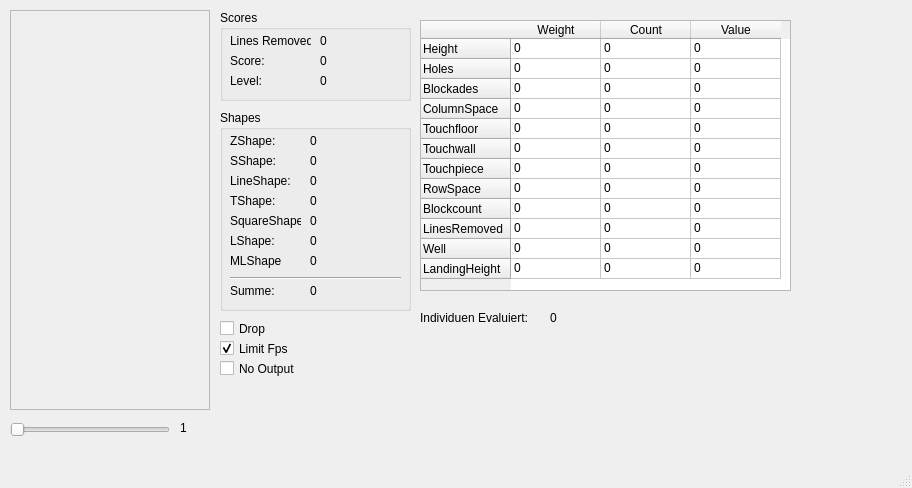
<?xml version="1.0" encoding="UTF-8"?>
<ui version="4.0">
 <class>MainWindow</class>
 <widget class="QMainWindow" name="MainWindow">
  <property name="geometry">
   <rect>
    <x>0</x>
    <y>0</y>
    <width>912</width>
    <height>488</height>
   </rect>
  </property>
  <property name="windowTitle">
   <string>MainWindow</string>
  </property>
  <widget class="QWidget" name="centralwidget">
   <widget class="TetrisRenderer" name="board">
    <property name="geometry">
     <rect>
      <x>10</x>
      <y>10</y>
      <width>200</width>
      <height>400</height>
     </rect>
    </property>
    <property name="frameShape">
     <enum>QFrame::StyledPanel</enum>
    </property>
    <property name="frameShadow">
     <enum>QFrame::Raised</enum>
    </property>
   </widget>
   <widget class="QGroupBox" name="groupBox">
    <property name="geometry">
     <rect>
      <x>220</x>
      <y>110</y>
      <width>191</width>
      <height>201</height>
     </rect>
    </property>
    <property name="title">
     <string>Shapes</string>
    </property>
    <widget class="QLabel" name="labelZShapeText">
     <property name="geometry">
      <rect>
       <x>10</x>
       <y>20</y>
       <width>46</width>
       <height>21</height>
      </rect>
     </property>
     <property name="text">
      <string>ZShape:</string>
     </property>
    </widget>
    <widget class="QLabel" name="labelZShape">
     <property name="geometry">
      <rect>
       <x>90</x>
       <y>21</y>
       <width>101</width>
       <height>20</height>
      </rect>
     </property>
     <property name="text">
      <string>0</string>
     </property>
    </widget>
    <widget class="QLabel" name="labelSShapeText">
     <property name="geometry">
      <rect>
       <x>10</x>
       <y>40</y>
       <width>46</width>
       <height>21</height>
      </rect>
     </property>
     <property name="text">
      <string>SShape:</string>
     </property>
    </widget>
    <widget class="QLabel" name="labelSShape">
     <property name="geometry">
      <rect>
       <x>90</x>
       <y>40</y>
       <width>101</width>
       <height>21</height>
      </rect>
     </property>
     <property name="text">
      <string>0</string>
     </property>
    </widget>
    <widget class="QLabel" name="labelLineShapeText">
     <property name="geometry">
      <rect>
       <x>10</x>
       <y>60</y>
       <width>61</width>
       <height>21</height>
      </rect>
     </property>
     <property name="text">
      <string>LineShape:</string>
     </property>
    </widget>
    <widget class="QLabel" name="labelLineShape">
     <property name="geometry">
      <rect>
       <x>90</x>
       <y>60</y>
       <width>101</width>
       <height>21</height>
      </rect>
     </property>
     <property name="text">
      <string>0</string>
     </property>
    </widget>
    <widget class="QLabel" name="labelTShapeText">
     <property name="geometry">
      <rect>
       <x>10</x>
       <y>80</y>
       <width>46</width>
       <height>21</height>
      </rect>
     </property>
     <property name="text">
      <string>TShape:</string>
     </property>
    </widget>
    <widget class="QLabel" name="labelTShape">
     <property name="geometry">
      <rect>
       <x>90</x>
       <y>80</y>
       <width>101</width>
       <height>21</height>
      </rect>
     </property>
     <property name="text">
      <string>0</string>
     </property>
    </widget>
    <widget class="QLabel" name="labelSquareShapeText">
     <property name="geometry">
      <rect>
       <x>10</x>
       <y>100</y>
       <width>71</width>
       <height>21</height>
      </rect>
     </property>
     <property name="text">
      <string>SquareShape:</string>
     </property>
    </widget>
    <widget class="QLabel" name="labelSquareShape">
     <property name="geometry">
      <rect>
       <x>90</x>
       <y>100</y>
       <width>101</width>
       <height>21</height>
      </rect>
     </property>
     <property name="text">
      <string>0</string>
     </property>
    </widget>
    <widget class="QLabel" name="labelLShapeText">
     <property name="geometry">
      <rect>
       <x>10</x>
       <y>120</y>
       <width>46</width>
       <height>21</height>
      </rect>
     </property>
     <property name="text">
      <string>LShape:</string>
     </property>
    </widget>
    <widget class="QLabel" name="labelLShape">
     <property name="geometry">
      <rect>
       <x>90</x>
       <y>120</y>
       <width>101</width>
       <height>21</height>
      </rect>
     </property>
     <property name="text">
      <string>0</string>
     </property>
    </widget>
    <widget class="QLabel" name="labelMLShapeText">
     <property name="geometry">
      <rect>
       <x>10</x>
       <y>140</y>
       <width>51</width>
       <height>21</height>
      </rect>
     </property>
     <property name="text">
      <string>MLShape:</string>
     </property>
    </widget>
    <widget class="QLabel" name="labelMLShape">
     <property name="geometry">
      <rect>
       <x>90</x>
       <y>140</y>
       <width>101</width>
       <height>21</height>
      </rect>
     </property>
     <property name="text">
      <string>0</string>
     </property>
    </widget>
    <widget class="Line" name="line">
     <property name="geometry">
      <rect>
       <x>10</x>
       <y>160</y>
       <width>171</width>
       <height>16</height>
      </rect>
     </property>
     <property name="orientation">
      <enum>Qt::Horizontal</enum>
     </property>
    </widget>
    <widget class="QLabel" name="labelSummeShapesText">
     <property name="geometry">
      <rect>
       <x>10</x>
       <y>170</y>
       <width>51</width>
       <height>21</height>
      </rect>
     </property>
     <property name="text">
      <string>Summe:</string>
     </property>
    </widget>
    <widget class="QLabel" name="labelSummeShapes">
     <property name="geometry">
      <rect>
       <x>90</x>
       <y>170</y>
       <width>101</width>
       <height>21</height>
      </rect>
     </property>
     <property name="text">
      <string>0</string>
     </property>
    </widget>
   </widget>
   <widget class="QGroupBox" name="groupBox_2">
    <property name="geometry">
     <rect>
      <x>220</x>
      <y>10</y>
      <width>191</width>
      <height>91</height>
     </rect>
    </property>
    <property name="title">
     <string>Scores</string>
    </property>
    <widget class="QLabel" name="labelLevel">
     <property name="geometry">
      <rect>
       <x>100</x>
       <y>60</y>
       <width>91</width>
       <height>21</height>
      </rect>
     </property>
     <property name="text">
      <string>0</string>
     </property>
    </widget>
    <widget class="QLabel" name="LabelLinesRemoved">
     <property name="geometry">
      <rect>
       <x>100</x>
       <y>20</y>
       <width>91</width>
       <height>21</height>
      </rect>
     </property>
     <property name="text">
      <string>0</string>
     </property>
    </widget>
    <widget class="QLabel" name="labelScore">
     <property name="geometry">
      <rect>
       <x>100</x>
       <y>40</y>
       <width>91</width>
       <height>21</height>
      </rect>
     </property>
     <property name="text">
      <string>0</string>
     </property>
    </widget>
    <widget class="QLabel" name="labelLevelText">
     <property name="geometry">
      <rect>
       <x>10</x>
       <y>60</y>
       <width>46</width>
       <height>21</height>
      </rect>
     </property>
     <property name="text">
      <string>Level:</string>
     </property>
    </widget>
    <widget class="QLabel" name="labelScoreText">
     <property name="geometry">
      <rect>
       <x>10</x>
       <y>40</y>
       <width>46</width>
       <height>21</height>
      </rect>
     </property>
     <property name="text">
      <string>Score:</string>
     </property>
    </widget>
    <widget class="QLabel" name="labelLinesRemovedText">
     <property name="geometry">
      <rect>
       <x>10</x>
       <y>20</y>
       <width>81</width>
       <height>21</height>
      </rect>
     </property>
     <property name="text">
      <string>Lines Removed:</string>
     </property>
    </widget>
   </widget>
   <widget class="QSlider" name="horizontalSlider">
    <property name="geometry">
     <rect>
      <x>10</x>
      <y>420</y>
      <width>160</width>
      <height>19</height>
     </rect>
    </property>
    <property name="minimum">
     <number>1</number>
    </property>
    <property name="maximum">
     <number>10</number>
    </property>
    <property name="orientation">
     <enum>Qt::Horizontal</enum>
    </property>
   </widget>
   <widget class="QTableWidget" name="tableWidget">
    <property name="geometry">
     <rect>
      <x>420</x>
      <y>20</y>
      <width>371</width>
      <height>271</height>
     </rect>
    </property>
    <attribute name="horizontalHeaderDefaultSectionSize">
     <number>90</number>
    </attribute>
    <attribute name="verticalHeaderDefaultSectionSize">
     <number>20</number>
    </attribute>
    <row>
     <property name="text">
      <string>Height</string>
     </property>
    </row>
    <row>
     <property name="text">
      <string>Holes</string>
     </property>
    </row>
    <row>
     <property name="text">
      <string>Blockades</string>
     </property>
    </row>
    <row>
     <property name="text">
      <string>ColumnSpace</string>
     </property>
    </row>
    <row>
     <property name="text">
      <string>Touchfloor</string>
     </property>
    </row>
    <row>
     <property name="text">
      <string>Touchwall</string>
     </property>
    </row>
    <row>
     <property name="text">
      <string>Touchpiece</string>
     </property>
    </row>
    <row>
     <property name="text">
      <string>RowSpace</string>
     </property>
    </row>
    <row>
     <property name="text">
      <string>Blockcount</string>
     </property>
    </row>
    <row>
     <property name="text">
      <string>LinesRemoved</string>
     </property>
    </row>
    <row>
     <property name="text">
      <string>Well</string>
     </property>
    </row>
    <row>
     <property name="text">
      <string>LandingHeight</string>
     </property>
    </row>
    <column>
     <property name="text">
      <string>Weight</string>
     </property>
    </column>
    <column>
     <property name="text">
      <string>Count</string>
     </property>
    </column>
    <column>
     <property name="text">
      <string>Value</string>
     </property>
    </column>
    <item row="0" column="0">
     <property name="text">
      <string>0</string>
     </property>
    </item>
    <item row="0" column="1">
     <property name="text">
      <string>0</string>
     </property>
    </item>
    <item row="0" column="2">
     <property name="text">
      <string>0</string>
     </property>
    </item>
    <item row="1" column="0">
     <property name="text">
      <string>0</string>
     </property>
    </item>
    <item row="1" column="1">
     <property name="text">
      <string>0</string>
     </property>
    </item>
    <item row="1" column="2">
     <property name="text">
      <string>0</string>
     </property>
    </item>
    <item row="2" column="0">
     <property name="text">
      <string>0</string>
     </property>
    </item>
    <item row="2" column="1">
     <property name="text">
      <string>0</string>
     </property>
    </item>
    <item row="2" column="2">
     <property name="text">
      <string>0</string>
     </property>
    </item>
    <item row="3" column="0">
     <property name="text">
      <string>0</string>
     </property>
    </item>
    <item row="3" column="1">
     <property name="text">
      <string>0</string>
     </property>
    </item>
    <item row="3" column="2">
     <property name="text">
      <string>0</string>
     </property>
    </item>
    <item row="4" column="0">
     <property name="text">
      <string>0</string>
     </property>
    </item>
    <item row="4" column="1">
     <property name="text">
      <string>0</string>
     </property>
    </item>
    <item row="4" column="2">
     <property name="text">
      <string>0</string>
     </property>
    </item>
    <item row="5" column="0">
     <property name="text">
      <string>0</string>
     </property>
    </item>
    <item row="5" column="1">
     <property name="text">
      <string>0</string>
     </property>
    </item>
    <item row="5" column="2">
     <property name="text">
      <string>0</string>
     </property>
    </item>
    <item row="6" column="0">
     <property name="text">
      <string>0</string>
     </property>
    </item>
    <item row="6" column="1">
     <property name="text">
      <string>0</string>
     </property>
    </item>
    <item row="6" column="2">
     <property name="text">
      <string>0</string>
     </property>
    </item>
    <item row="7" column="0">
     <property name="text">
      <string>0</string>
     </property>
    </item>
    <item row="7" column="1">
     <property name="text">
      <string>0</string>
     </property>
    </item>
    <item row="7" column="2">
     <property name="text">
      <string>0</string>
     </property>
    </item>
    <item row="8" column="0">
     <property name="text">
      <string>0</string>
     </property>
    </item>
    <item row="8" column="1">
     <property name="text">
      <string>0</string>
     </property>
    </item>
    <item row="8" column="2">
     <property name="text">
      <string>0</string>
     </property>
    </item>
    <item row="9" column="0">
     <property name="text">
      <string>0</string>
     </property>
    </item>
    <item row="9" column="1">
     <property name="text">
      <string>0</string>
     </property>
    </item>
    <item row="9" column="2">
     <property name="text">
      <string>0</string>
     </property>
    </item>
    <item row="10" column="0">
     <property name="text">
      <string>0</string>
     </property>
    </item>
    <item row="10" column="1">
     <property name="text">
      <string>0</string>
     </property>
    </item>
    <item row="10" column="2">
     <property name="text">
      <string>0</string>
     </property>
    </item>
    <item row="11" column="0">
     <property name="text">
      <string>0</string>
     </property>
    </item>
    <item row="11" column="1">
     <property name="text">
      <string>0</string>
     </property>
    </item>
    <item row="11" column="2">
     <property name="text">
      <string>0</string>
     </property>
    </item>
   </widget>
   <widget class="QCheckBox" name="checkBoxDrop">
    <property name="geometry">
     <rect>
      <x>220</x>
      <y>320</y>
      <width>70</width>
      <height>17</height>
     </rect>
    </property>
    <property name="text">
     <string>Drop</string>
    </property>
   </widget>
   <widget class="QCheckBox" name="checkBoxFPS">
    <property name="geometry">
     <rect>
      <x>220</x>
      <y>340</y>
      <width>91</width>
      <height>17</height>
     </rect>
    </property>
    <property name="text">
     <string>Limit Fps</string>
    </property>
    <property name="checked">
     <bool>true</bool>
    </property>
   </widget>
   <widget class="QLabel" name="labelSpeed">
    <property name="geometry">
     <rect>
      <x>180</x>
      <y>420</y>
      <width>46</width>
      <height>16</height>
     </rect>
    </property>
    <property name="text">
     <string>1</string>
    </property>
   </widget>
   <widget class="QCheckBox" name="checkBoxNoOutput">
    <property name="geometry">
     <rect>
      <x>220</x>
      <y>360</y>
      <width>101</width>
      <height>17</height>
     </rect>
    </property>
    <property name="text">
     <string>No Output</string>
    </property>
   </widget>
   <widget class="QLabel" name="labelIndividuumText">
    <property name="geometry">
     <rect>
      <x>420</x>
      <y>310</y>
      <width>131</width>
      <height>16</height>
     </rect>
    </property>
    <property name="text">
     <string>Individuen Evaluiert:</string>
    </property>
   </widget>
   <widget class="QLabel" name="labelIndividuum">
    <property name="geometry">
     <rect>
      <x>550</x>
      <y>310</y>
      <width>61</width>
      <height>16</height>
     </rect>
    </property>
    <property name="text">
     <string>0</string>
    </property>
   </widget>
  </widget>
  <widget class="QMenuBar" name="menubar">
   <property name="geometry">
    <rect>
     <x>0</x>
     <y>0</y>
     <width>912</width>
     <height>22</height>
    </rect>
   </property>
  </widget>
  <widget class="QStatusBar" name="statusbar"/>
 </widget>
 <customwidgets>
  <customwidget>
   <class>TetrisRenderer</class>
   <extends>QFrame</extends>
   <header>tetrisrenderer.h</header>
   <container>1</container>
  </customwidget>
 </customwidgets>
 <resources/>
 <connections/>
</ui>
